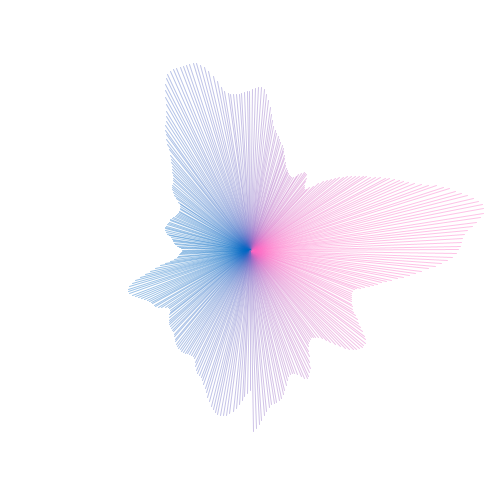
Frame 1 (no input)
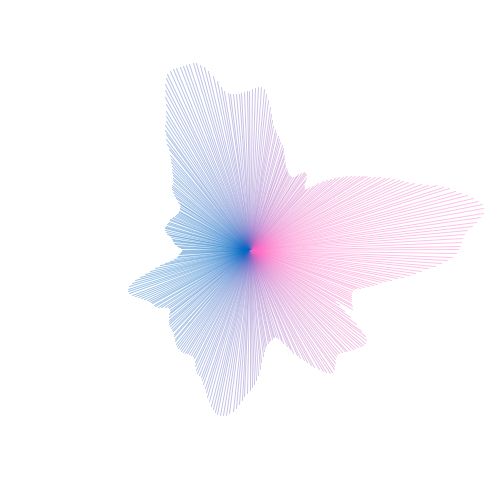
Frame 60 (the mouse pressed at the canvas centre just before this capture)
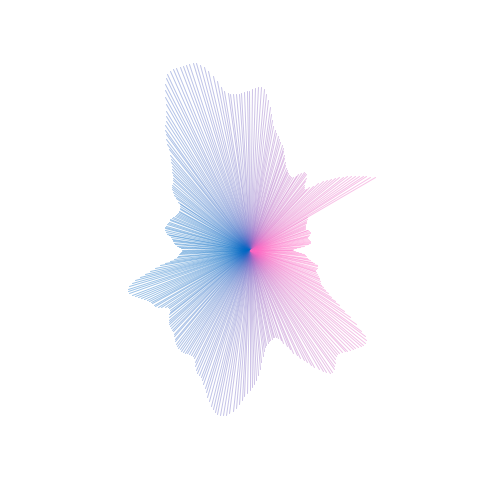
Frame 120 (the mouse held since frame 60 and released just before this capture)

The Processing sketch that drew these frames (run headless with seeded random() and noise(); from frame 60 on, the mouse is pressed at the canvas centre):

// Processing sketch: saveImageButton
// ── saveImageButton.pde
int counter;

void setup() {
    size(500, 500);
}

void draw() {
    background(255);
    for (int i = 0; i < 360; i++) {
        float x = width / 2 + 300 * sin(radians(i + frameCount)) * noise(float(i + frameCount) / 50);
        float y = height / 2 + 300 * cos(radians(i + frameCount)) * noise(float(i + frameCount) / 50);
        stroke(127 * (1 + sin(radians(i + frameCount))), 102, 194, 100);

        line((int)x, (int)y, width / 2, height / 2);
    }
}

void keyPressed() {
    if (key == 's') {
        save("data/exportedImages/test" + str(counter) + ".png");
    }
    counter++;
}
